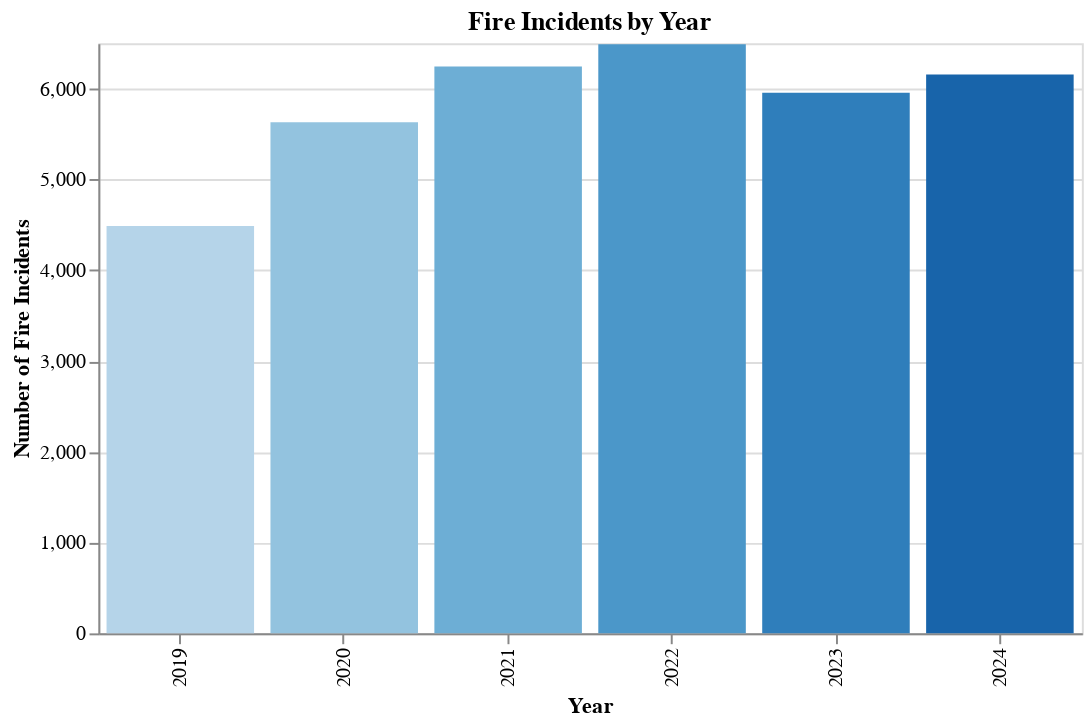

The code cell stored with this chart in its notebook:
### Code cell
# VISUALIZATION 2: Fires by Year
yearly_fires = df_fire_clean.groupby('year_response').size().reset_index(name='count')

alt.Chart(yearly_fires).mark_bar().encode(
    x=alt.X('year_response:O', title='Year'),
    y=alt.Y('count:Q', title='Number of Fire Incidents'),
    color=alt.Color('year_response:O', legend=None),
    tooltip=['year_response:O', 'count:Q']
).properties(
    width=500,
    height=300,
    title='Fire Incidents by Year'
)

### Figure 1 — Vega-Lite specification as saved in the notebook (floating-point values rounded to 4 significant figures)
{"config": {"view": {"continuousWidth": 300, "continuousHeight": 300}}, "data": {"name": "data-113d8224de4d48b641e106ffe286bee2"}, "mark": {"type": "bar"}, "encoding": {"color": {"field": "year_response", "legend": null, "type": "ordinal"}, "tooltip": [{"field": "year_response", "type": "ordinal"}, {"field": "count", "type": "quantitative"}], "x": {"field": "year_response", "title": "Year", "type": "ordinal"}, "y": {"field": "count", "title": "Number of Fire Incidents", "type": "quantitative"}}, "height": 300, "title": "Fire Incidents by Year", "width": 500, "$schema": "https://vega.github.io/schema/vega-lite/v5.17.0.json", "datasets": {"data-113d8224de4d48b641e106ffe286bee2": [{"year_response": 2019, "count": 4486}, {"year_response": 2020, "count": 5629}, {"year_response": 2021, "count": 6245}, {"year_response": 2022, "count": 6489}, {"year_response": 2023, "count": 5954}, {"year_response": 2024, "count": 6156}]}}
